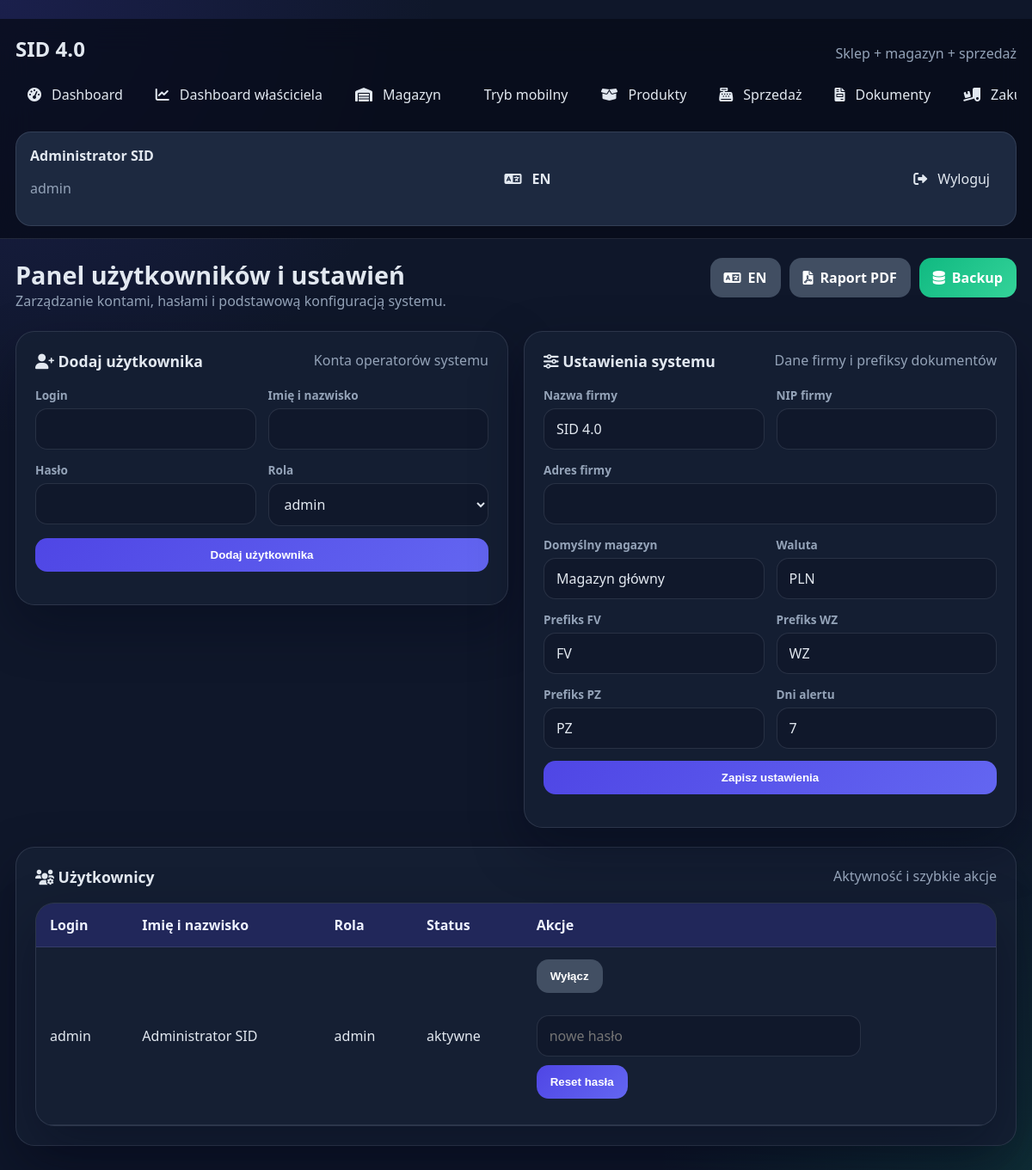
Page /admin/users-settings (signed in) on the committed database.
### tables this page shows
CREATE TABLE users (
        id INTEGER PRIMARY KEY AUTOINCREMENT,
        username TEXT UNIQUE NOT NULL,
        full_name TEXT NOT NULL,
        password_hash TEXT NOT NULL,
        role TEXT NOT NULL,
        active INTEGER NOT NULL DEFAULT 1,
        created_at TEXT NOT NULL
    );

CREATE TABLE system_settings (
        key TEXT PRIMARY KEY,
        value TEXT NOT NULL,
        updated_at TEXT NOT NULL
    );

### project.py (the view, shortened to what this page needs)
@app.route("/admin/users-settings", methods=["GET", "POST"])
@login_required
@role_required("admin")
def users_settings():
    action = clean_value(request.form.get("action"))
    return render_template(
        "users_settings.html",
        users=get_users(),
        settings=get_system_settings(),
    )

### project.py (called while the page is built)
def clean_value(value, default=""):
    if value is None:
        return default
    return str(value).strip()

def get_current_language():
    lang = clean_value(session.get("lang"), "pl").lower()
    return lang if lang in SUPPORTED_LANGUAGES else "pl"

def tr(pl_text, en_text):
    return en_text if get_current_language() == "en" else pl_text

def current_language_label():
    return "EN" if get_current_language() == "en" else "PL"

def opposite_language():
    return "pl" if get_current_language() == "en" else "en"

def get_db():
    connection = sqlite3.connect(DATABASE, factory=ManagedSQLiteConnection)
    connection.row_factory = sqlite3.Row
    return connection

def query_all(sql, params=()):
    with get_db() as connection:
        return connection.execute(sql, params).fetchall()

def query_one(sql, params=()):
    with get_db() as connection:
        return connection.execute(sql, params).fetchone()

@app.before_request
def load_logged_user():
    user_id = session.get("user_id")
    g.user = None
    if user_id:
        g.user = query_one("SELECT * FROM users WHERE id = ? AND active = 1", (user_id,))

@app.context_processor
def inject_globals():
    return {
        "current_user": g.user,
        "roles": ROLES,
        "demo_mode": session.get("demo_mode", False),
        "current_language": get_current_language(),
        "current_language_label": current_language_label(),
        "opposite_language": opposite_language(),
        "supported_languages": SUPPORTED_LANGUAGES,
        "tr": tr,
    }

def login_required(view):
    @wraps(view)
    def wrapped_view(**kwargs):
        if g.user is None:
            return redirect(url_for("login"))
        return view(**kwargs)
    return wrapped_view

def role_required(*allowed_roles):
    def decorator(view):
        @wraps(view)
        def wrapped_view(**kwargs):
            if g.user is None:
                return redirect(url_for("login"))
            if g.user["role"] not in allowed_roles:
                flash("Brak uprawnień do tej sekcji.", "error")
                return redirect(url_for("dashboard"))
            return view(**kwargs)
        return wrapped_view
    return decorator

def get_system_settings():
    rows = query_all("SELECT key, value FROM system_settings ORDER BY key ASC")
    return {row["key"]: row["value"] for row in rows}

### templates/users_settings.html (shortened to what this page needs)
{% extends "base.html" %}
{% block page_title %}{{ tr("Panel użytkowników i ustawień", "Users and settings panel") }}{% endblock %}
{% block page_subtitle %}{{ tr("Zarządzanie kontami, hasłami i podstawową konfiguracją systemu.", "Manage accounts, passwords and basic system configuration.") }}{% endblock %}
{% block content %}
<section class="grid-two">
    <article class="panel-card">
        <div class="panel-head">
            <h3><i class="fas fa-user-plus"></i> {{ tr("Dodaj użytkownika", "Add user") }}</h3>
            <span>{{ tr("Konta operatorów systemu", "System operator accounts") }}</span>
        </div>
        <form method="POST" class="form-grid">
            <div class="form-group"><label>Login</label><input type="text" name="username" required></div>
            <div class="form-group"><label>{{ tr("Imię i nazwisko", "Full name") }}</label><input type="text" name="full_name" required></div>
            <div class="form-group"><label>{{ tr("Hasło", "Password") }}</label><input type="password" name="password" required></div>
            <div class="form-group"><label>{{ tr("Rola", "Role") }}</label><select name="role">{% for role in roles %}<option value="{{ role }}">{{ role }}</option>{% endfor %}</select></div>
            <button type="submit" class="btn-submit full-row">{{ tr("Dodaj użytkownika", "Add user") }}</button>
        </form>
    </article>
    <article class="panel-card">
        <div class="panel-head">
            <h3><i class="fas fa-sliders"></i> {{ tr("Ustawienia systemu", "System settings") }}</h3>
            <span>{{ tr("Dane firmy i prefiksy dokumentów", "Company details and document prefixes") }}</span>
        </div>
        <form method="POST" class="form-grid">
            <div class="form-group"><label>{{ tr("Nazwa firmy", "Company name") }}</label><input type="text" name="company_name" value="{{ settings.company_name }}"></div>
            <div class="form-group"><label>{{ tr("NIP firmy", "Tax ID") }}</label><input type="text" name="company_tax_id" value="{{ settings.company_tax_id }}"></div>
            <div class="form-group full-row"><label>{{ tr("Adres firmy", "Company address") }}</label><input type="text" name="company_address" value="{{ settings.company_address }}"></div>
            <div class="form-group"><label>{{ tr("Domyślny magazyn", "Default warehouse") }}</label><input type="text" name="default_warehouse_name" value="{{ settings.default_warehouse_name }}"></div>
            <div class="form-group"><label>{{ tr("Waluta", "Currency") }}</label><input type="text" name="currency" value="{{ settings.currency }}"></div>
            <div class="form-group"><label>{{ tr("Prefiks FV", "FV prefix") }}</label><input type="text" name="invoice_prefix" value="{{ settings.invoice_prefix }}"></div>
            <div class="form-group"><label>{{ tr("Prefiks WZ", "WZ prefix") }}</label><input type="text" name="goods_issue_prefix" value="{{ settings.goods_issue_prefix }}"></div>
            <div class="form-group"><label>{{ tr("Prefiks PZ", "PZ prefix") }}</label><input type="text" name="goods_receipt_prefix" value="{{ settings.goods_receipt_prefix }}"></div>
            <div class="form-group"><label>{{ tr("Dni alertu", "Alert days") }}</label><input type="number" name="stock_alert_days" value="{{ settings.stock_alert_days }}"></div>
            <button type="submit" class="btn-submit full-row">{{ tr("Zapisz ustawienia", "Save settings") }}</button>
        </form>
    </article>
</section>
<section class="panel-card">
    <div class="panel-head">
        <h3><i class="fas fa-users-cog"></i> {{ tr("Użytkownicy", "Users") }}</h3>
        <span>{{ tr("Aktywność i szybkie akcje", "Activity and quick actions") }}</span>
    </div>
    <div class="table-wrap">
        <table>
            <thead><tr><th>Login</th><th>{{ tr("Imię i nazwisko", "Full name") }}</th><th>{{ tr("Rola", "Role") }}</th><th>Status</th><th>{{ tr("Akcje", "Actions") }}</th></tr></thead>
            <tbody>
                {% for user in users %}
                    <tr>
                        <td>{{ user.username }}</td>
                        <td>{{ user.full_name }}</td>
                        <td>{{ user.role }}</td>
                        <td>{{ tr("aktywne", "active") if user.active else tr("wyłączone", "disabled") }}</td>
                        <td>
                            <div class="action-stack action-stack-column">
                                <form method="POST" class="inline-form">
                                    <button type="submit" class="btn-secondary">{{ tr("Wyłącz", "Disable") if user.active else tr("Włącz", "Enable") }}</button>
                                </form>
                                <form method="POST" class="inline-form inline-form-stack">
                                    <input type="text" name="new_password" placeholder="{{ tr('nowe hasło', 'new password') }}" required>
                                    <button type="submit" class="btn-primary">{{ tr("Reset hasła", "Reset password") }}</button>
                                </form>
                            </div>
                        </td>
                    </tr>
                {% else %}
                    <tr><td colspan="5">{{ tr("Brak użytkowników.", "No users.") }}</td></tr>
                {% endfor %}
            </tbody>
        </table>
    </div>
</section>
{% endblock %}

### templates/base.html (shortened to what this page needs)
﻿<!DOCTYPE html>
<html lang="{{ current_language }}" data-app-lang="{{ current_language }}">
<head>
    <link rel="stylesheet" href="{{ url_for('static', filename='style.css') }}">
    <link rel="stylesheet" href="https://cdnjs.cloudflare.com/ajax/libs/font-awesome/6.0.0/css/all.min.css">
</head>
<body class="app-shell" data-app-lang="{{ current_language }}">
    <aside class="sidebar">
        <div class="brand-block">
            <h1>SID 4.0</h1>
            <p>{{ tr("Sklep + magazyn + sprzedaż", "Store + warehouse + sales") }}</p>
        </div>
        <nav class="sidebar-nav">
            <a href="{{ url_for('dashboard') }}" class="{% if request.endpoint == 'dashboard' %}active{% endif %}"><i class="fas fa-gauge-high"></i> Dashboard</a>
            {% if current_user and current_user['role'] in ['admin', 'manager'] %}<a href="{{ url_for('owner_dashboard') }}" class="{% if request.endpoint == 'owner_dashboard' %}active{% endif %}"><i class="fas fa-chart-line"></i> {{ tr("Dashboard właściciela", "Owner dashboard") }}</a>{% endif %}
            <a href="{{ url_for('inventory') }}" class="{% if request.endpoint in ['inventory', 'add_inventory', 'edit_inventory'] %}active{% endif %}"><i class="fas fa-warehouse"></i> {{ tr("Magazyn", "Inventory") }}</a>
            <a href="{{ url_for('mobile_view') }}" class="{% if request.endpoint == 'mobile_view' %}active{% endif %}"> {{ tr("Tryb mobilny", "Mobile mode") }}</a>
            <a href="{{ url_for('products') }}" class="{% if request.endpoint == 'products' %}active{% endif %}"><i class="fas fa-box-open"></i> {{ tr("Produkty", "Products") }}</a>
            <a href="{{ url_for('sales') }}" class="{% if request.endpoint == 'sales' %}active{% endif %}"><i class="fas fa-cash-register"></i> {{ tr("Sprzedaż", "Sales") }}</a>
            <a href="{{ url_for('documents') }}" class="{% if request.endpoint in ['documents', 'document_detail', 'document_pdf'] %}active{% endif %}"><i class="fas fa-file-invoice"></i> {{ tr("Dokumenty", "Documents") }}</a>
            <a href="{{ url_for('purchases') }}" class="{% if request.endpoint == 'purchases' %}active{% endif %}"><i class="fas fa-truck-loading"></i> {{ tr("Zakupy", "Purchases") }}</a>
        </nav>
        <div class="sidebar-footer">
            <div><strong>{{ current_user['full_name'] if current_user else tr('Gość', 'Guest') }}</strong><p>{{ current_user['role'] if current_user else '' }}</p></div>
            <a href="{{ url_for('set_language', lang=opposite_language, next=request.full_path) }}" class="language-toggle"><i class="fas fa-language"></i> {{ opposite_language|upper }}</a>
            <a href="{{ url_for('logout') }}" class="logout-link"><i class="fas fa-sign-out-alt"></i> {{ tr("Wyloguj", "Log out") }}</a>
        </div>
    </aside>
    <main class="main-area">
        <header class="topbar">
            <div><h2>{% block page_title %}{% endblock %}</h2><p>{% block page_subtitle %}{% endblock %}</p></div>
            <div class="topbar-actions"><a href="{{ url_for('set_language', lang=opposite_language, next=request.full_path) }}" class="btn-secondary language-toggle"><i class="fas fa-language"></i> {{ opposite_language|upper }}</a><a href="{{ url_for('inventory_report') }}" class="btn-secondary"><i class="fas fa-file-pdf"></i> {{ tr("Raport PDF", "PDF report") }}</a>{% if current_user and current_user['role'] in ['admin', 'manager'] %}<a href="{{ url_for('backup') }}" class="btn-success"><i class="fas fa-database"></i> Backup</a>{% endif %}</div>
        </header>
        {% block content %}{% endblock %}
    </main>
</body>
</html>

### rows in the picture
users: full_name "Administrator SID", role "admin", username "admin", active "aktywne", active "Wyłącz", new_password "nowe hasło", tr "Reset hasła"
system_settings: company_name "SID 4.0"
system_settings: default_warehouse_name "Magazyn główny"
system_settings: currency "PLN"
system_settings: invoice_prefix "FV"
system_settings: goods_issue_prefix "WZ"
system_settings: goods_receipt_prefix "PZ"

### other values in the picture
{{ tr("Sklep + magazyn + sprzedaż", "Store + warehouse + sales") }} "Sklep + magazyn + sprzedaż"
{{ tr("Dashboard właściciela", "Owner dashboard") }} "Dashboard właściciela"
{{ tr("Magazyn", "Inventory") }} "Magazyn"
{{ tr("Tryb mobilny", "Mobile mode") }} "Tryb mobilny"
{{ tr("Produkty", "Products") }} "Produkty"
{{ tr("Sprzedaż", "Sales") }} "Sprzedaż"
{{ tr("Dokumenty", "Documents") }} "Dokumenty"
{{ opposite_language|upper }} "EN"
{{ tr("Wyloguj", "Log out") }} "Wyloguj"
{{ tr("Panel użytkowników i ustawień", "Users and settings panel") }} "Panel użytkowników i ustawień"
{{ tr("Raport PDF", "PDF report") }} "Raport PDF"
{{ tr("Dodaj użytkownika", "Add user") }} "Dodaj użytkownika"
{{ tr("Konta operatorów systemu", "System operator accounts") }} "Konta operatorów systemu"
{{ tr("Imię i nazwisko", "Full name") }} "Imię i nazwisko"
{{ tr("Hasło", "Password") }} "Hasło"
